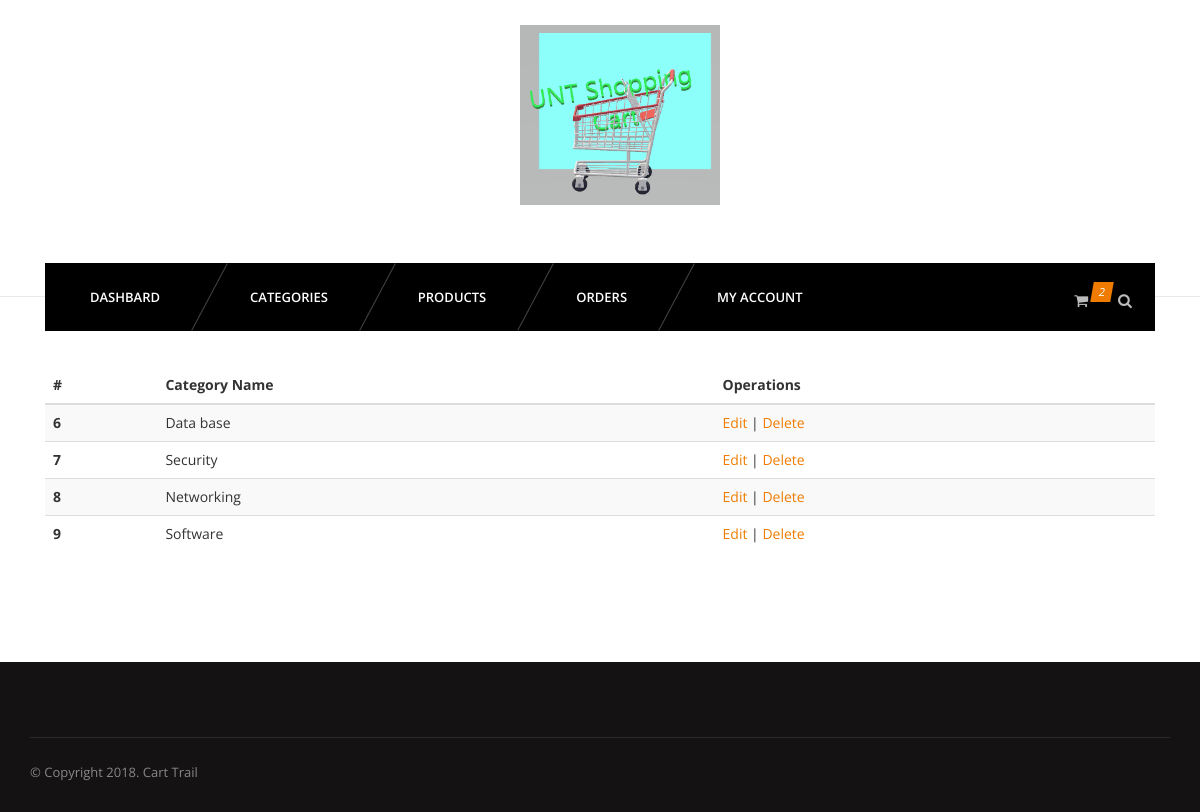
/admin/categories.php (signed in), run on an earlier commit of the app's database.
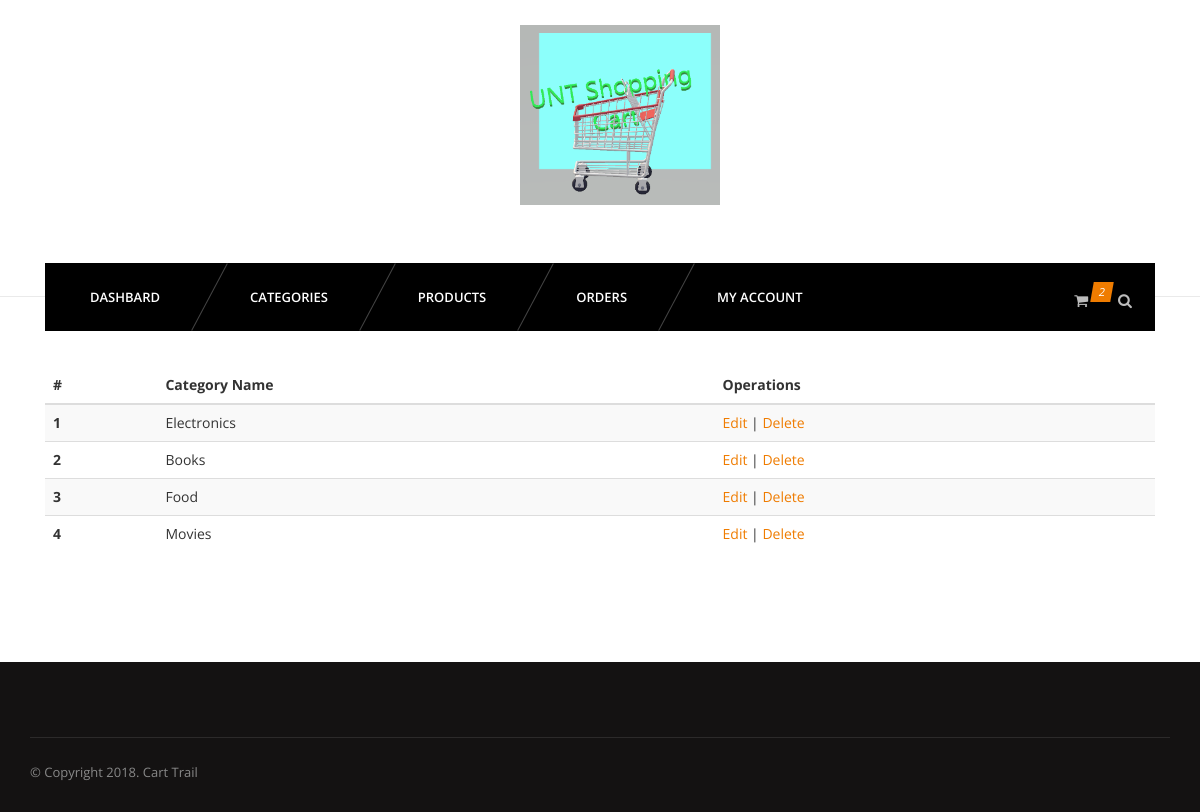
And on a later commit of the database.
### tables this page shows
CREATE TABLE `category` (
  `id` int(11) NOT NULL,
  `name` varchar(255) NOT NULL
);

### admin/categories.php (the view, shortened to what this page needs)
<?php include 'inc/header.php' ?>
<?php include 'inc/nav.php' ?>
<section id="content">
	<div class="content-blog">
		<div class="container">
			<table class="table table-striped">
				<thead>
					<tr>
						<th>#</th>
						<th>Category Name</th>
						<th>Operations</th>
					</tr>
				</thead>
				<tbody>
					<?php
					$sql = "SELECT * FROM category";
					$res = mysqli_query($connection, $sql);
					while ($r = mysqli_fetch_assoc($res)) {
				?>
					<tr>
						<th scope="row"><?php echo $r['id']; ?></th>
						<td><?php echo $r['name']; ?></td>
						<td><a href="editcategory.php?id=<?php echo $r['id']; ?>">Edit</a> | <a href="delcategory.php?id=<?php echo $r['id']; ?>">Delete</a></td>
					</tr>
				<?php } ?>
				</tbody>
			</table>
		</div>
	</div>
</section>
<?php include 'inc/footer.php' ?>

### admin/inc/header.php (shortened to what this page needs)
<!DOCTYPE html>
	<html>
<head>
	<link rel="stylesheet" href="../css/bootstrap.css">
	<link rel="stylesheet" href="../font-awesome/css/font-awesome.min.css">
	<link rel="stylesheet" href="../js/isotope/isotope.css">
	<link rel="stylesheet" href="../js/../flexslider/flexslider.css">
	<link rel="stylesheet" href="../js/owl-carousel/owl.carousel.css">
	<link rel="stylesheet" href="../js/owl-carousel/owl.theme.css">
	<link rel="stylesheet" href="../js/owl-carousel/owl.transitions.css">
	<link rel="stylesheet" href="../js/superfish/css/megafish.css" media="screen">
	<link rel="stylesheet" href="../js/superfish/css/superfish.css" media="screen">
	<link rel="stylesheet" href="../js/pikaday/pikaday.css">
	<link rel="stylesheet" href="../css/settings-panel.css">
	<link rel="stylesheet" href="../css/style.css">
	<link rel="stylesheet" href="../css/light.css">
	<link rel="stylesheet" href="../css/responsive.css">
</head>
<body class="multi-page">
<div id="wrapper" class="wrapper">
	<header id="header2">
		<div class="container">
			<div class="row">
				<div class="col-md-3 col-xs-5 col-md-offset-5 logo">
					<img src="..\images\logo1.png" class="img-responsive" width="200" height="40"   alt="UNT Shopping Cart"/>
				</div>
				<div class="col-md-9 col-xs-7">
				</div>
			</div>

### admin/inc/nav.php (shortened to what this page needs)
<div class="menu-wrap">
				<ul class="sf-menu">
					<li>
						<a href="index.php">Dashbard</a>
					</li>
					<li>
						<a href="#">Categories</a>
					</li>
					<li>
						<a href="#">Products</a>
					</li>
						<li>
						<a href="#">Orders</a>
					</li>
					<li>
						<a href="#">My Account</a>
					</li>
				</ul>
				<div class="header-xtra">
					<div class="s-cart">
						<div class="sc-ico"><i class="fa fa-shopping-cart"></i><em>2</em></div>
					</div>
					<div class="s-search">
						<div class="ss-ico"><i class="fa fa-search"></i></div>
					</div>
				</div>
			</div>
		</div>
	</header>

### admin/inc/footer.php (shortened to what this page needs)
<div class="clearfix space70"></div>
	<footer id="footer2">
		<div class="footer-bottom container">
			<div class="row">
				<div class="col-md-6">
					<p>&copy; Copyright 2018. Cart Trail</p>
				</div>
				<div class="col-md-6">
				</div>
			</div>
		</div>
	</footer>
</div>
</body>
</html>

### js/superfish/css/megafish.css (style rules this page uses)
.sf-menu { position: relative; margin: 0; padding: 0; list-style: none; }
.sf-menu > li { float: left; }
.sf-menu > li > a { display: block; position: relative; }
.sf-menu { float: left; margin-bottom: 1em; width: 100%; }
.sf-menu > li > a { border-left: 1px solid #fff; border-top: 1px solid #dFeEFF; border-top: 1px solid rgba(255,255,255,.5); padding: .75em 1em; text-decoration: none; zoom: 1; color: #13a; }
.sf-menu > li { background: #BDD2FF; -webkit-transition: background .2s; transition: background .2s; }

### js/superfish/css/superfish.css (style rules this page uses)
.sf-menu, .sf-menu * { margin: 0; padding: 0; list-style: none; }
.sf-menu li { position: relative; }
.sf-menu > li { float: left; }
.sf-menu a { display: block; position: relative; }
.sf-menu { float: left; margin-bottom: 1em; }
.sf-menu a { border-left: 1px solid #fff; border-top: 1px solid #dFeEFF; border-top: 1px solid rgba(255,255,255,.5); padding: .75em 1em; text-decoration: none; zoom: 1; }
.sf-menu a { color: #13a; }
.sf-menu li { background: #BDD2FF; white-space: nowrap; *white-space: normal; -webkit-transition: background .2s; transition: background .2s; }

### css/light.css (style rules this page uses)
body { background-color:#fff; }
p { color:#5f5f5f; }

What changed in the data, as far as the page shows it:
removed category: id "6", name "Data base"
removed category: id "7", name "Security"
removed category: id "8", name "Networking"
removed category: id "9", name "Software"
added category: id "1", name "Electronics"
added category: id "2", name "Books"
added category: id "3", name "Food"
added category: id "4", name "Movies"
